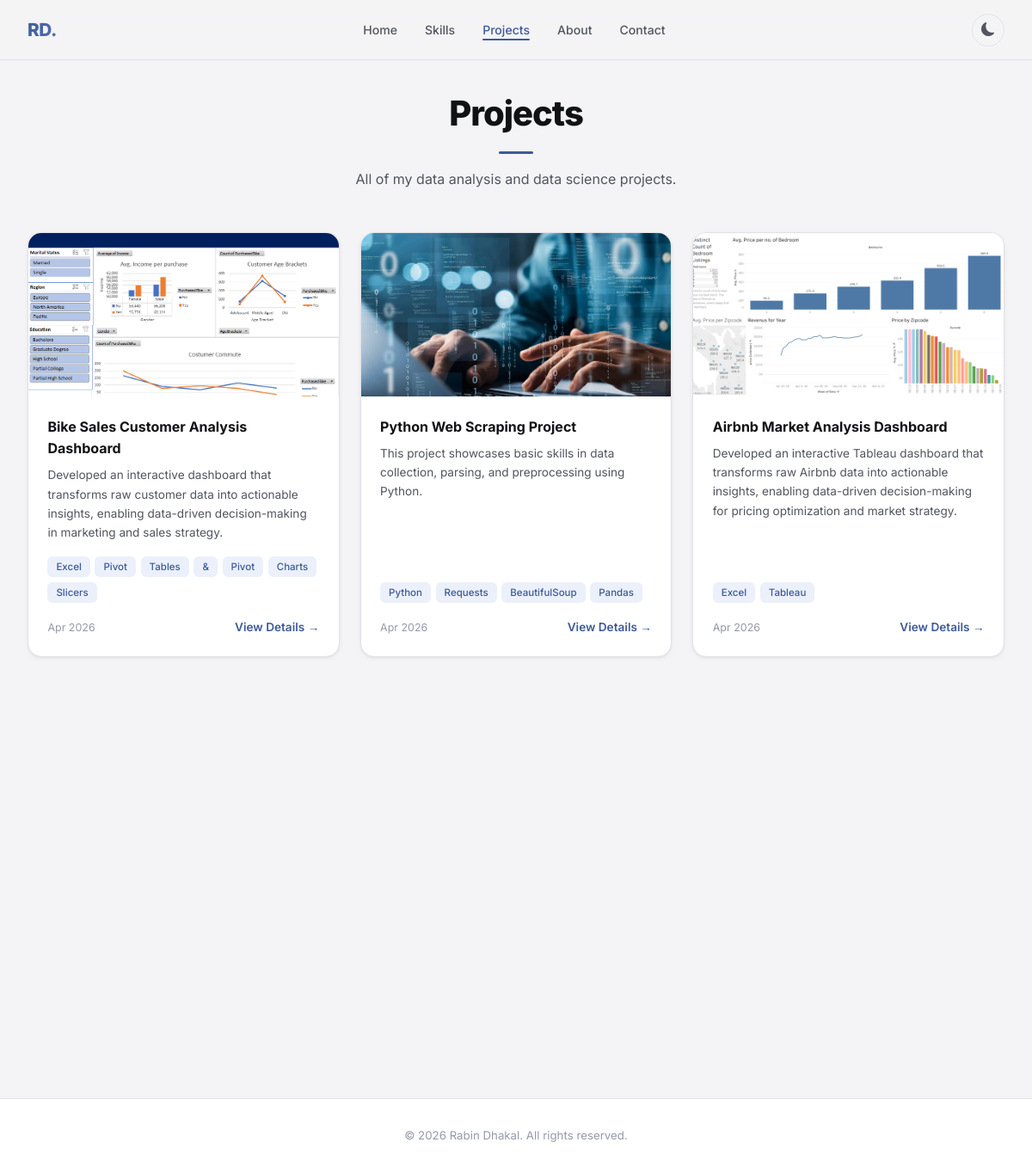
/projects/, run on the app's committed database.
### core/models.py (models this page shows, shortened)
class Project(models.Model):
    title = models.CharField(max_length=200)
    short_description = models.CharField(max_length=200)
    long_description = models.TextField()
    tools_used = models.CharField(max_length=500)
    github_url = models.URLField(blank=True)
    live_url = models.URLField(blank=True)
    image = models.ImageField(upload_to='projects/', blank=True)
    date = models.DateField()
    featured = models.BooleanField(default=False)

class Profile(models.Model):
    name = models.CharField(max_length=100)
    title = models.CharField(max_length=200)
    bio = models.TextField()
    profile_photo = models.ImageField(upload_to='profile/', blank=True)
    cv_file = models.FileField(upload_to='cv/', blank=True)
    email = models.EmailField()
    github_url = models.URLField()
    linkedin_url = models.URLField()
    instagram_url = models.URLField(blank=True)

### core/views.py (the view)
# urls.py: path('projects/', views.projects, name='projects'),
def projects(request):
    profile = Profile.objects.first()
    all_projects = Project.objects.all().order_by('-date')
    return render(request, 'core/projects.html', {
        'profile': profile,
        'projects': all_projects,
    })

### core/templates/core/projects.html (shortened to what this page needs)
{% extends 'core/base.html' %}
{% block content %}
<div style="padding-top: 100px;">
  <div class="section-header container" style="margin-bottom: 3rem;">
    <h2>Projects</h2>
    <div class="gradient-underline"></div>
    <p>All of my data analysis and data science projects.</p>
  </div>
  <div class="projects-main-grid container">
    {% for project in projects %}
    <div class="project-card fade-in">
      <div class="card-image">
        {% if project.image %}
          <img src="{{ project.image.url }}" alt="{{ project.title }}">
        {% else %}
          <div class="card-placeholder">&#128202;</div>
        {% endif %}
      </div>
      <div class="card-body">
        <h3 class="card-title">{{ project.title }}</h3>
        <p class="card-desc">{{ project.short_description }}</p>
        <div class="tool-chips">
          {% for tool in project.tools_used.split %}
          <span class="chip">{{ tool|cut:"," }}</span>
          {% endfor %}
        </div>
        <div class="card-footer">
          <span class="card-date">{{ project.date|date:"M Y" }}</span>
          <a href="{% url 'project_detail' project.pk %}" class="card-link">View Details &#8594;</a>
        </div>
      </div>
    </div>
    {% empty %}
    <p style="color: var(--text-muted); text-align:center; grid-column: 1/-1;">No projects yet. Add some from the admin panel.</p>
    {% endfor %}
  </div>
</div>
{% endblock %}
{% block footer_name %}{{ profile.name }}{% endblock %}

### core/templates/core/base.html (shortened to what this page needs)
{% load static %}
<!DOCTYPE html>
<html lang="en" data-theme="dark">
<head>
  <link rel="stylesheet" href="https://cdn.jsdelivr.net/npm/bootstrap-icons@1.11.3/font/bootstrap-icons.min.css">
  <link rel="stylesheet" href="{% static 'css/style.css' %}">
</head>
<body>
  <nav class="navbar" id="navbar">
    <div class="nav-container">
      <a href="/" class="nav-logo">RD.</a>
      <ul class="nav-links" id="navLinks">
        <li><a href="/">Home</a></li>
        <li><a href="/#skills">Skills</a></li>
        <li><a href="/projects/">Projects</a></li>
        <li><a href="/about/">About</a></li>
        <li><a href="/#contact">Contact</a></li>
      </ul>
      <div class="nav-right">
        <button id="themeToggle" aria-label="Toggle theme"></button>
      </div>
    </div>
  </nav>
  <main>{% block content %}{% endblock %}</main>
  <footer>
    <div class="footer-inner">
      <p class="footer-copy">&copy; 2026 {% block footer_name %}Portfolio{% endblock %}. All rights reserved.</p>
    </div>
  </footer>
</body>
</html>

### data on the page
Project: image (picture), title "Bike Sales Customer Analysis Dashboard", short_description "Developed an interactive dashboard that transforms raw customer data into actionable insights, enabling data-driven decision-making in marketing and sales strategy.", split "Excel" "Pivot" "Tables" "&" "Pivot" "Charts" "Slicers", date "Apr 2026"
Project: image (picture), title "Python Web Scraping Project", short_description "This project showcases basic skills in data collection, parsing, and preprocessing using Python.", split "Python" "Requests" "BeautifulSoup" "Pandas", date "Apr 2026"
Project: image (picture), title "Airbnb Market Analysis Dashboard", short_description "Developed an interactive Tableau dashboard that transforms raw Airbnb data into actionable insights, enabling data-driven decision-making for pricing optimization and market strategy.", split "Excel" "Tableau", date "Apr 2026"
Profile: name "Rabin Dhakal"
